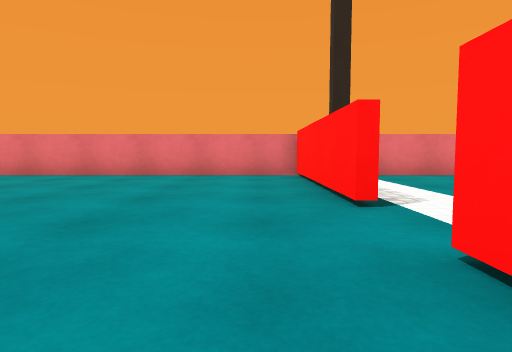
view 1 (above)

19 first-person views from a walk through a 3-D level made in the Unity game engine. The camera is 0.55 m above the floor, tilts 4° down and sees 75° across. The floor is counted in squares, 1 m on a side. Each view is taken from the middle of a square. On the plan, view 1 faces up. The plan holds only what a view shows up to about 9 squares ahead; the rest is blank. The place goes on beyond the plan. The player character is not drawn. Some animated figures are not drawn. Surface patterns are stand-ins for the level's own textures.

view 2
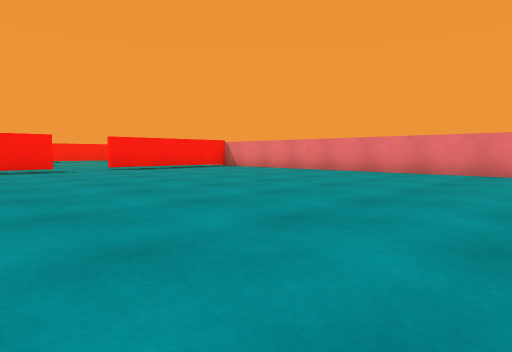

view 3
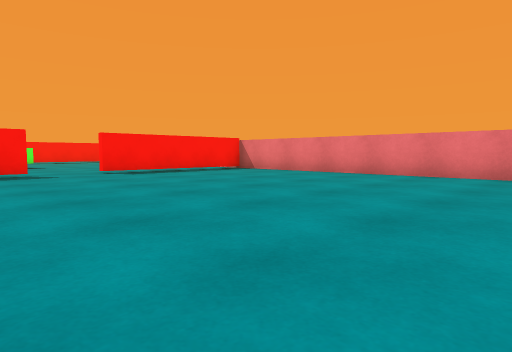

view 4
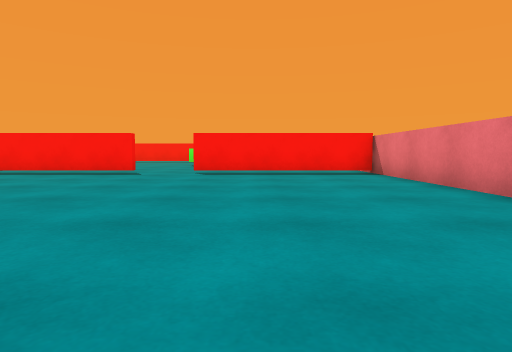

view 5
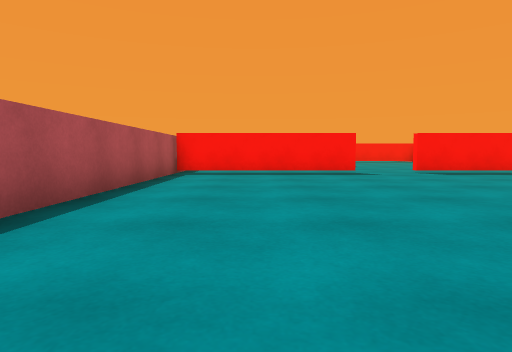

view 6
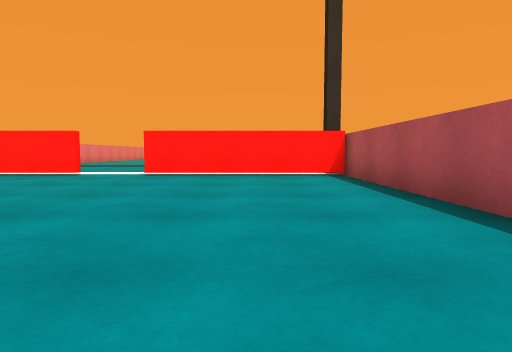

view 7
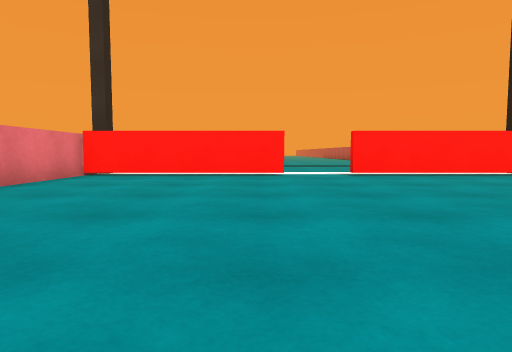

view 8
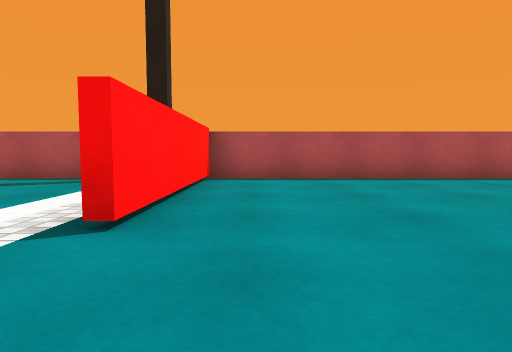

view 9
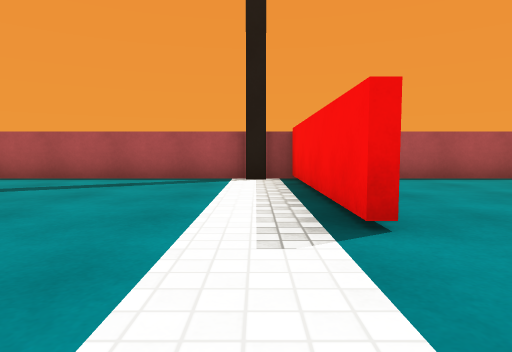

view 10
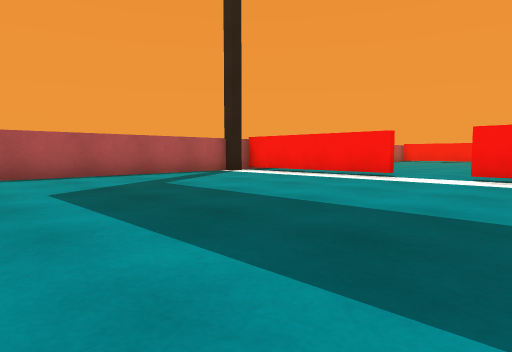

view 11
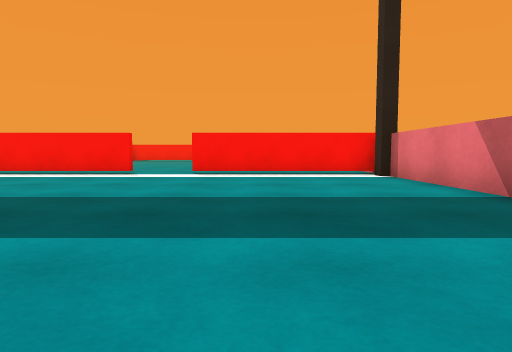

view 12
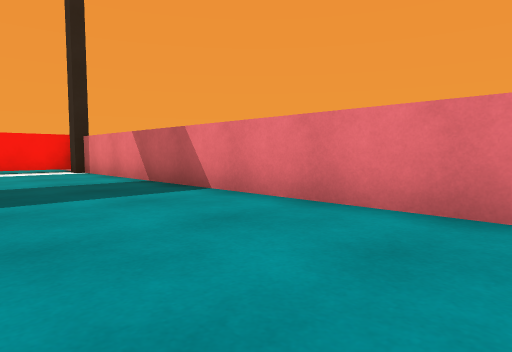

view 13
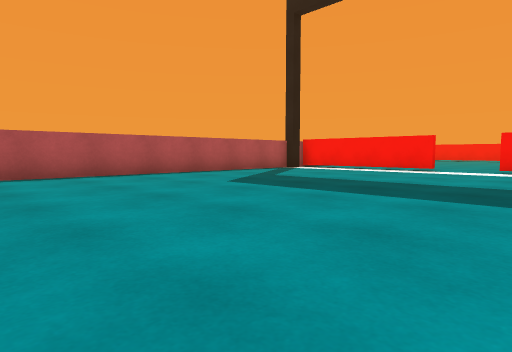

view 14
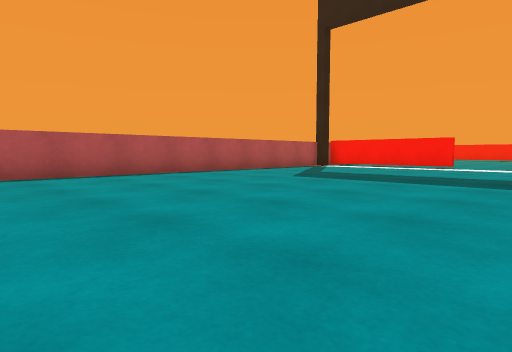

view 15
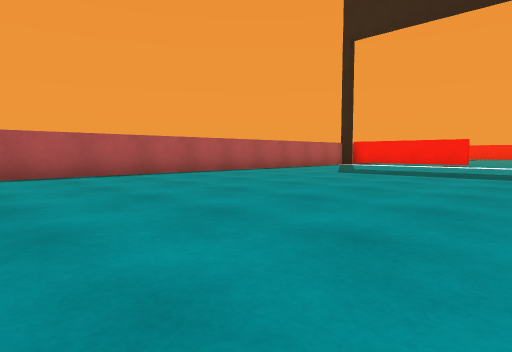

view 16
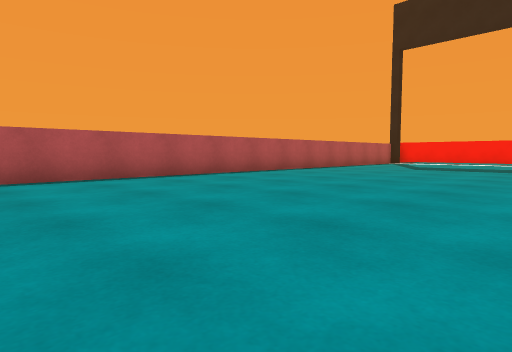

view 17
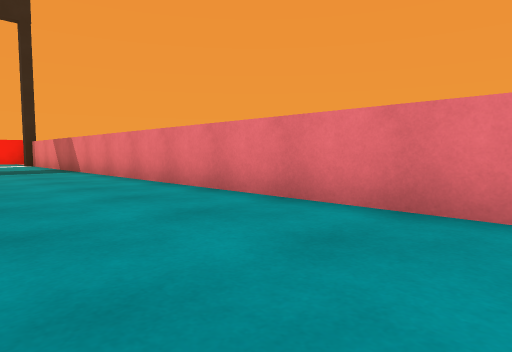

view 18
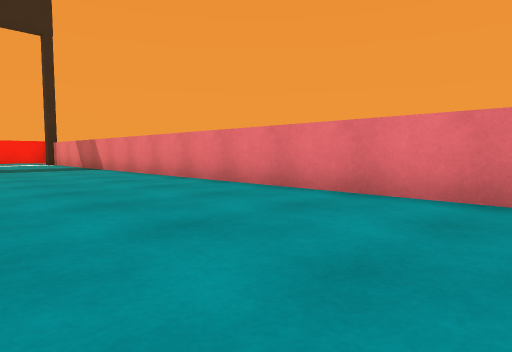

view 19
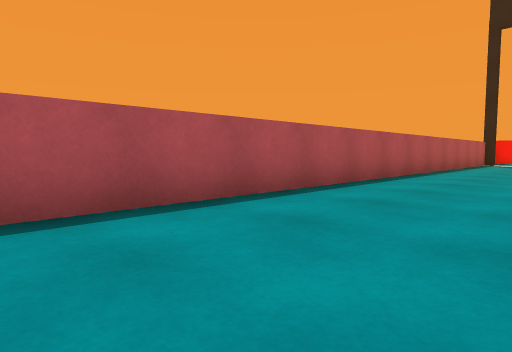

### Floor plan
Points are (right, up) in squares from view 1. A wall is a line through its corners. A room is listed if a view was taken in it or the views show most of it. See-through windows are left out.
Room 1 (views 1, 2, 3, 4, 5, 6, 7, 8)
walls: (-12, 1.8) (-12, -3.1) (1.9, -3.1); (1, 3.2) (1, 8.1) (-12, 8.1) (-12, 3.2); (1, -3.1) (1, 1.8)
ways out: opening at (1, 2.5) to room 2
Room 2 (views 9, 10, 11, 12, 13, 14, 15, 16, 17, 18, 19)
walls: (1.2, 1.8) (1.2, -3.1); (2.2, 7.9) (1.8, 7.9); (18.5, 8.1) (2.1, 8.1); (2.1, -3.1) (18.6, -3.1); (1.8, -2.8) (2.2, -2.8); (1.2, 8.2) (1.2, 3.2)
ways out: opening at (1, 2.5) to room 1

Positions as (right, up) in squares from view 1, and headings:
1: (0, 0), facing up
2: (-1, -1), facing up-left
3: (-3, 0), facing up-left
4: (-3, 5), facing left
5: (-3, -1), facing left
6: (-7, -1), facing right
7: (-7, 4), facing right
8: (0, 4), facing down
9: (2, 4), facing down
10: (9, 5), facing down-left
11: (10, 5), facing left
12: (12, 5), facing up-left
13: (12, 5), facing down-left
14: (14, 5), facing down-left
15: (16, 5), facing down-left
16: (19, 4), facing down-left
17: (18, 5), facing up-left
18: (19, 4), facing up-left
19: (19, 0), facing down-left
